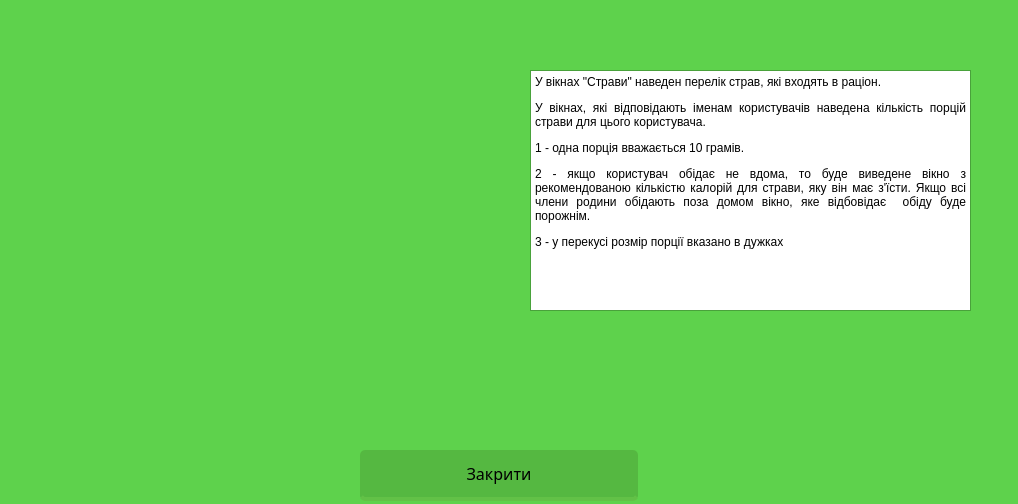
<?xml version="1.0" encoding="UTF-8"?>
<ui version="4.0">
 <class>Dialog</class>
 <widget class="QDialog" name="Dialog">
  <property name="geometry">
   <rect>
    <x>0</x>
    <y>0</y>
    <width>1018</width>
    <height>504</height>
   </rect>
  </property>
  <property name="palette">
   <palette>
    <active>
     <colorrole role="Base">
      <brush brushstyle="SolidPattern">
       <color alpha="255">
        <red>255</red>
        <green>255</green>
        <blue>255</blue>
       </color>
      </brush>
     </colorrole>
     <colorrole role="Window">
      <brush brushstyle="SolidPattern">
       <color alpha="255">
        <red>94</red>
        <green>210</green>
        <blue>76</blue>
       </color>
      </brush>
     </colorrole>
    </active>
    <inactive>
     <colorrole role="Base">
      <brush brushstyle="SolidPattern">
       <color alpha="255">
        <red>255</red>
        <green>255</green>
        <blue>255</blue>
       </color>
      </brush>
     </colorrole>
     <colorrole role="Window">
      <brush brushstyle="SolidPattern">
       <color alpha="255">
        <red>94</red>
        <green>210</green>
        <blue>76</blue>
       </color>
      </brush>
     </colorrole>
    </inactive>
    <disabled>
     <colorrole role="Base">
      <brush brushstyle="SolidPattern">
       <color alpha="255">
        <red>94</red>
        <green>210</green>
        <blue>76</blue>
       </color>
      </brush>
     </colorrole>
     <colorrole role="Window">
      <brush brushstyle="SolidPattern">
       <color alpha="255">
        <red>94</red>
        <green>210</green>
        <blue>76</blue>
       </color>
      </brush>
     </colorrole>
    </disabled>
   </palette>
  </property>
  <property name="windowTitle">
   <string>Nutrition plan</string>
  </property>
  <widget class="QPushButton" name="closer">
   <property name="geometry">
    <rect>
     <x>360</x>
     <y>450</y>
     <width>281</width>
     <height>51</height>
    </rect>
   </property>
   <property name="font">
    <font>
     <family>Roboto Slab</family>
     <pointsize>12</pointsize>
    </font>
   </property>
   <property name="styleSheet">
    <string notr="true">float:right;
margin-right: 3%;
margin top: 5px;
border-radius:5px;
-moz-border-radius:5px;
webkit-border-radius:5px;
padding:5px 9px;
font-size: 1.2em;
background-color:rgba(85, 184, 65,1);
text-shadow: #454545 0 0 2px;
border-bottom: 4px solid rgba(98, 193, 71, 1);
color:black;
font-family: 'Roboto Slab', senif;</string>
   </property>
   <property name="text">
    <string>Закрити</string>
   </property>
  </widget>
  <widget class="QTextBrowser" name="textBrowser">
   <property name="geometry">
    <rect>
     <x>530</x>
     <y>70</y>
     <width>441</width>
     <height>241</height>
    </rect>
   </property>
   <property name="html">
    <string>&lt;!DOCTYPE HTML PUBLIC &quot;-//W3C//DTD HTML 4.0//EN&quot; &quot;http://www.w3.org/TR/REC-html40/strict.dtd&quot;&gt;
&lt;html&gt;&lt;head&gt;&lt;meta name=&quot;qrichtext&quot; content=&quot;1&quot; /&gt;&lt;style type=&quot;text/css&quot;&gt;
p, li { white-space: pre-wrap; }
&lt;/style&gt;&lt;/head&gt;&lt;body style=&quot; font-family:'MS Shell Dlg 2'; font-size:7.8pt; font-weight:400; font-style:normal;&quot;&gt;
&lt;p align=&quot;justify&quot; style=&quot; margin-top:12px; margin-bottom:12px; margin-left:0px; margin-right:0px; -qt-block-indent:0; text-indent:0px;&quot;&gt;&lt;span style=&quot; font-size:9pt;&quot;&gt;У вікнах &amp;quot;Страви&amp;quot; наведен перелік страв, які входять в раціон.&lt;/span&gt;&lt;/p&gt;
&lt;p align=&quot;justify&quot; style=&quot; margin-top:12px; margin-bottom:12px; margin-left:0px; margin-right:0px; -qt-block-indent:0; text-indent:0px;&quot;&gt;&lt;span style=&quot; font-size:9pt;&quot;&gt;У вікнах, які відповідають іменам користувачів наведена кількість порцій страви для цього користувача.&lt;/span&gt;&lt;/p&gt;
&lt;p align=&quot;justify&quot; style=&quot; margin-top:12px; margin-bottom:12px; margin-left:0px; margin-right:0px; -qt-block-indent:0; text-indent:0px;&quot;&gt;&lt;span style=&quot; font-size:9pt;&quot;&gt;1 - одна порція вважається 10 грамів.&lt;/span&gt;&lt;/p&gt;
&lt;p align=&quot;justify&quot; style=&quot; margin-top:12px; margin-bottom:12px; margin-left:0px; margin-right:0px; -qt-block-indent:0; text-indent:0px;&quot;&gt;&lt;span style=&quot; font-size:9pt;&quot;&gt;2 - якщо користувач обідає не вдома, то буде виведене вікно з рекомендованою кількістю калорій для страви, яку він має з'їсти. Якщо всі члени родини обідають поза домом вікно, яке відбовідає  обіду буде порожнім.&lt;/span&gt;&lt;/p&gt;
&lt;p align=&quot;justify&quot; style=&quot; margin-top:12px; margin-bottom:12px; margin-left:0px; margin-right:0px; -qt-block-indent:0; text-indent:0px;&quot;&gt;&lt;span style=&quot; font-size:9pt;&quot;&gt;3 - у перекусі розмір порції вказано в дужках&lt;/span&gt;&lt;/p&gt;&lt;/body&gt;&lt;/html&gt;</string>
   </property>
  </widget>
  <widget class="QLabel" name="label">
   <property name="geometry">
    <rect>
     <x>30</x>
     <y>10</y>
     <width>541</width>
     <height>411</height>
    </rect>
   </property>
   <property name="text">
    <string/>
   </property>
   <property name="pixmap">
    <pixmap>helper.png</pixmap>
   </property>
  </widget>
 </widget>
 <resources/>
 <connections/>
</ui>
